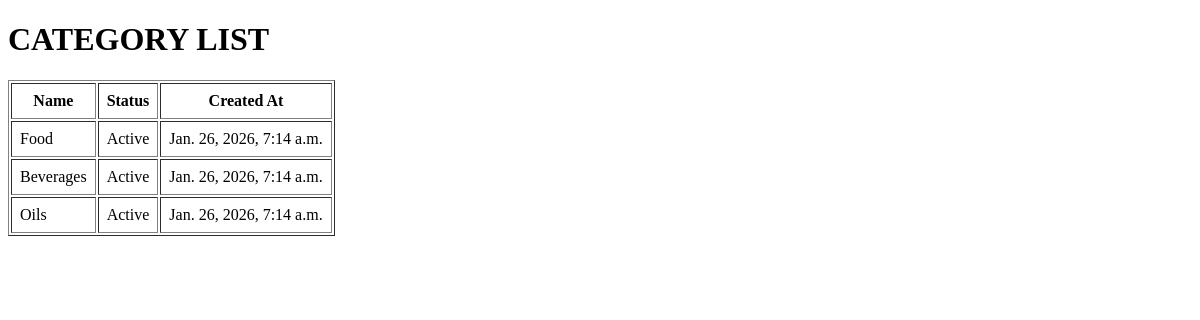
Before: /category_list with the older database file.
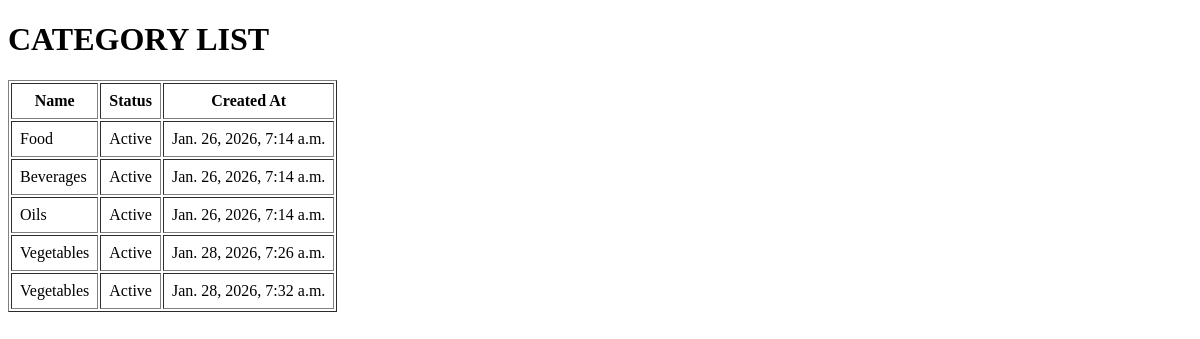
After: the same page with the newer database file.
### inventory/models.py (models this page shows, shortened)
class Category(models.Model):
    name = models.CharField(max_length=100)
    is_active = models.BooleanField(default=True)
    created_at = models.DateTimeField(auto_now_add=True)

### inventory/views.py (the view)
# urls.py: path('category_list',views.category_list,name='category_list'),
def category_list(request):
    categories = Category.objects.filter(is_active=True)
    return render(request,'category_list.html',{'categories':categories})

### Template/category_list.html (shortened to what this page needs)
<!DOCTYPE html>
<html lang="en">
<head>
</head>
<body>
    <h1>CATEGORY LIST</h1>
    <table border="1" cellpadding="8">
        <tr>
            <th>Name</th>
            <th>Status</th>
            <th>Created At</th>
        </tr>
        {% for category in categories %}
        <tr>
            <td>{{ category.name }}</td>
            <td>
                {% if category.is_active %}
                    Active
                {% else %}
                    Inactive
                {% endif %}
            </td>
            <td>{{ category.created_at }}</td>
        </tr>
        {% empty %}
        <tr>
            <td colspan="3">No categories found.</td>
        </tr>
        {% endfor %}
    </table>
</body>
</html>

Changed rows visible on the page:
added Category: name "Vegetables", is_active "Active", created_at "Jan. 28, 2026, 7:26 a.m."
added Category: name "Vegetables", is_active "Active", created_at "Jan. 28, 2026, 7:32 a.m."
